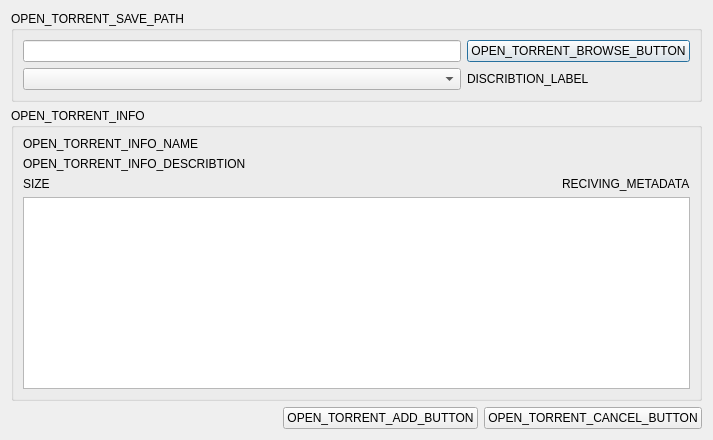
<?xml version="1.0" encoding="UTF-8"?>
<ui version="4.0">
 <class>OpenTorrentDialog</class>
 <widget class="QDialog" name="OpenTorrentDialog">
  <property name="geometry">
   <rect>
    <x>0</x>
    <y>0</y>
    <width>449</width>
    <height>533</height>
   </rect>
  </property>
  <property name="windowTitle">
   <string>DIALOG_OPEN_TORRENT</string>
  </property>
  <property name="windowIcon">
   <iconset resource="ltorrent.qrc">
    <normaloff>:/icons/app.ico</normaloff>:/icons/app.ico</iconset>
  </property>
  <property name="statusTip">
   <string/>
  </property>
  <layout class="QGridLayout" name="gridLayout_3">
   <property name="sizeConstraint">
    <enum>QLayout::SetFixedSize</enum>
   </property>
   <item row="0" column="0" colspan="3">
    <widget class="QGroupBox" name="groupBox">
     <property name="title">
      <string>OPEN_TORRENT_SAVE_PATH</string>
     </property>
     <layout class="QGridLayout" name="gridLayout">
      <item row="0" column="0">
       <widget class="QLineEdit" name="pathEdit"/>
      </item>
      <item row="0" column="1">
       <widget class="QPushButton" name="browseButton">
        <property name="text">
         <string>OPEN_TORRENT_BROWSE_BUTTON</string>
        </property>
       </widget>
      </item>
      <item row="1" column="0">
       <widget class="QComboBox" name="GroupComboBox"/>
      </item>
      <item row="1" column="1">
       <widget class="QLabel" name="label">
        <property name="text">
         <string>DISCRIBTION_LABEL</string>
        </property>
       </widget>
      </item>
     </layout>
    </widget>
   </item>
   <item row="1" column="0" colspan="3">
    <widget class="QGroupBox" name="groupBox_2">
     <property name="title">
      <string>OPEN_TORRENT_INFO</string>
     </property>
     <layout class="QGridLayout" name="gridLayout_2">
      <item row="0" column="0">
       <widget class="QLabel" name="labelNameTitile">
        <property name="text">
         <string>OPEN_TORRENT_INFO_NAME</string>
        </property>
       </widget>
      </item>
      <item row="1" column="0" colspan="2">
       <widget class="QLabel" name="labelCommentTitle">
        <property name="text">
         <string>OPEN_TORRENT_INFO_DESCRIBTION</string>
        </property>
       </widget>
      </item>
      <item row="2" column="0">
       <widget class="QLabel" name="labelSizeTitle">
        <property name="text">
         <string>SIZE</string>
        </property>
       </widget>
      </item>
      <item row="2" column="5">
       <widget class="QLabel" name="loaderTextLabel">
        <property name="text">
         <string>RECIVING_METADATA</string>
        </property>
       </widget>
      </item>
      <item row="3" column="0" colspan="6">
       <widget class="QTreeView" name="treeView"/>
      </item>
      <item row="2" column="4">
       <widget class="QLabel" name="loaderGifLabel">
        <property name="text">
         <string/>
        </property>
       </widget>
      </item>
      <item row="0" column="2" colspan="4">
       <widget class="QLabel" name="labelNameData">
        <property name="text">
         <string/>
        </property>
       </widget>
      </item>
      <item row="1" column="2" colspan="4">
       <widget class="QLabel" name="labelComentData">
        <property name="text">
         <string/>
        </property>
       </widget>
      </item>
      <item row="2" column="1" colspan="3">
       <widget class="QLabel" name="labelSizeData">
        <property name="text">
         <string/>
        </property>
       </widget>
      </item>
     </layout>
    </widget>
   </item>
   <item row="2" column="0">
    <spacer name="horizontalSpacer">
     <property name="orientation">
      <enum>Qt::Horizontal</enum>
     </property>
     <property name="sizeHint" stdset="0">
      <size>
       <width>266</width>
       <height>20</height>
      </size>
     </property>
    </spacer>
   </item>
   <item row="2" column="2">
    <widget class="QPushButton" name="cancelButton">
     <property name="text">
      <string>OPEN_TORRENT_CANCEL_BUTTON</string>
     </property>
    </widget>
   </item>
   <item row="2" column="1">
    <widget class="QPushButton" name="yesButton">
     <property name="text">
      <string>OPEN_TORRENT_ADD_BUTTON</string>
     </property>
    </widget>
   </item>
  </layout>
 </widget>
 <resources>
  <include location="ltorrent.qrc"/>
 </resources>
 <connections>
  <connection>
   <sender>browseButton</sender>
   <signal>clicked()</signal>
   <receiver>OpenTorrentDialog</receiver>
   <slot>BrowseButton()</slot>
   <hints>
    <hint type="sourcelabel">
     <x>392</x>
     <y>43</y>
    </hint>
    <hint type="destinationlabel">
     <x>224</x>
     <y>215</y>
    </hint>
   </hints>
  </connection>
  <connection>
   <sender>cancelButton</sender>
   <signal>clicked()</signal>
   <receiver>OpenTorrentDialog</receiver>
   <slot>reject()</slot>
   <hints>
    <hint type="sourcelabel">
     <x>402</x>
     <y>410</y>
    </hint>
    <hint type="destinationlabel">
     <x>224</x>
     <y>215</y>
    </hint>
   </hints>
  </connection>
  <connection>
   <sender>yesButton</sender>
   <signal>clicked()</signal>
   <receiver>OpenTorrentDialog</receiver>
   <slot>AccepTorrent()</slot>
   <hints>
    <hint type="sourcelabel">
     <x>321</x>
     <y>410</y>
    </hint>
    <hint type="destinationlabel">
     <x>224</x>
     <y>215</y>
    </hint>
   </hints>
  </connection>
  <connection>
   <sender>GroupComboBox</sender>
   <signal>currentIndexChanged(int)</signal>
   <receiver>OpenTorrentDialog</receiver>
   <slot>ChangeGroup()</slot>
   <hints>
    <hint type="sourcelabel">
     <x>130</x>
     <y>70</y>
    </hint>
    <hint type="destinationlabel">
     <x>224</x>
     <y>260</y>
    </hint>
   </hints>
  </connection>
 </connections>
 <slots>
  <slot>CancelButton()</slot>
  <slot>BrowseButton()</slot>
  <slot>AccepTorrent()</slot>
  <slot>ChangeGroup()</slot>
  <slot>DownloadMetadataCompleted()</slot>
 </slots>
</ui>
